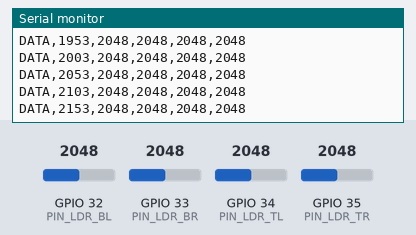
A sketch run on a simulated ESP32. On the bench: the last lines printed to the serial monitor. Inputs (shaded band) come from the test bench; at power-on: GPIO 32 (PIN_LDR_BL) = 2048, GPIO 33 (PIN_LDR_BR) = 2048, GPIO 34 (PIN_LDR_TL) = 2048, GPIO 35 (PIN_LDR_TR) = 2048 (analog values on the 0–4095 scale).

Above: at 2.2 s.
2.3 s: GPIO 32 (PIN_LDR_BL) set to 2866
At 2.32 s:
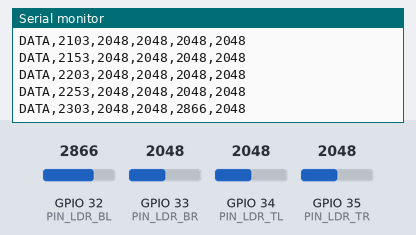
3.8 s: GPIO 33 (PIN_LDR_BR) set to 2866
At 3.82 s:
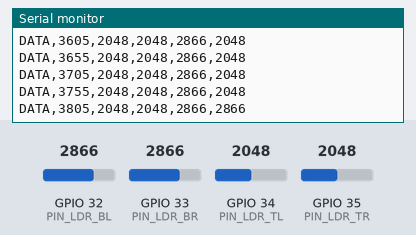
5.3 s: GPIO 34 (PIN_LDR_TL) set to 2866
At 5.32 s:
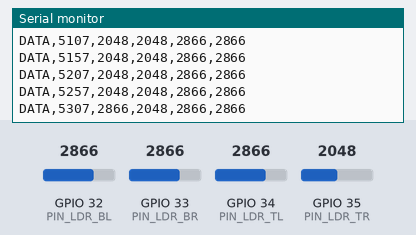
6.8 s: GPIO 35 (PIN_LDR_TR) set to 2866
At 6.82 s:
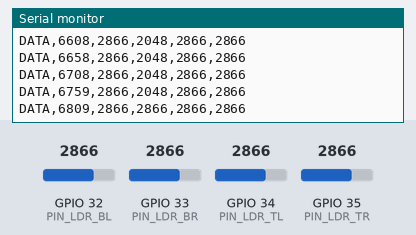
8.3 s: GPIO 32 (PIN_LDR_BL) set to 3972
At 8.37 s:
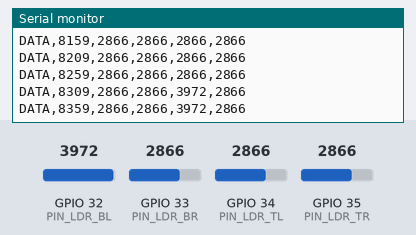
9.8 s: GPIO 33 (PIN_LDR_BR) set to 3972
At 9.83 s:
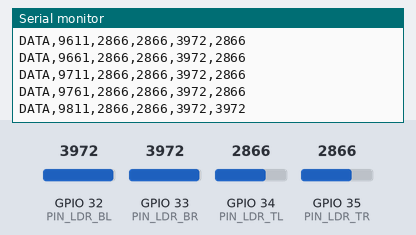
Timing chart, 0 to 12.3 s (numbered marks = the images above; inputs shaded):
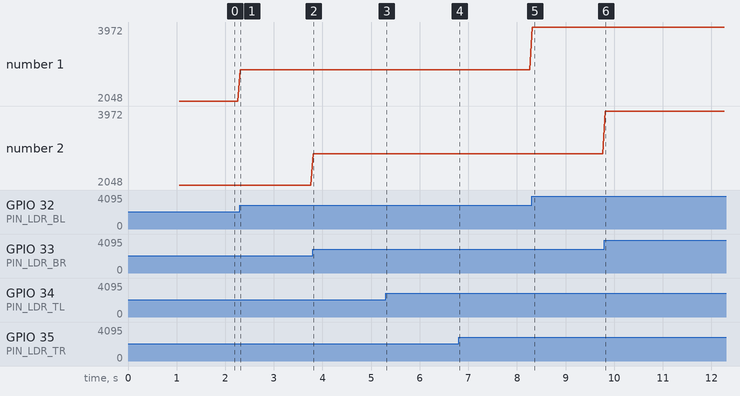

The sketch:

ldr_test_esp32.ino
```cpp
/*
 * LDR CHARACTERIZATION TEST - ESP32
 * 4 LDRs, raw ADC logging over Serial
 *
 * Wiring assumed:
 *   TL -> GPIO34
 *   TR -> GPIO35
 *   BL -> GPIO32
 *   BR -> GPIO33
 *
 * Divider assumed:
 *   3.3V -> LDR -> ADC node -> 10k resistor -> GND
 * With this wiring, brighter light should generally produce a higher ADC value.
 *
 * Serial output format:
 *   DATA,millis,TL,TR,BL,BR
 *
 * No servo control and no automatic calibration in this test.
 */

#include <Arduino.h>

#define PIN_LDR_TL 34
#define PIN_LDR_TR 35
#define PIN_LDR_BL 32
#define PIN_LDR_BR 33

const uint8_t LDR_PINS[4] = {
  PIN_LDR_TL, PIN_LDR_TR, PIN_LDR_BL, PIN_LDR_BR
};

const unsigned long SAMPLE_INTERVAL_MS = 50; // 20 samples/second

unsigned long lastSampleMs = 0;

void setup() {
  Serial.begin(115200);
  delay(1000);

  analogReadResolution(12); // ESP32 ADC nominal range: 0..4095

  // ESP32 Arduino Core 2.x / 3.x compatibility:
  // Use the default ADC attenuation unless your board/core requires otherwise.
  // For classic ESP32, 11 dB is commonly used for a wider input range.
#if defined(ADC_11db)
  analogSetAttenuation(ADC_11db);
#endif

  // Discard a few initial conversions after startup.
  for (int i = 0; i < 5; i++) {
    for (int j = 0; j < 4; j++) {
      analogRead(LDR_PINS[j]);
    }
    delay(10);
  }

  Serial.println("LDR_TEST_READY");
  Serial.println("FORMAT: DATA,millis,TL,TR,BL,BR");
}

void loop() {
  const unsigned long now = millis();

  if (now - lastSampleMs >= SAMPLE_INTERVAL_MS) {
    lastSampleMs = now;

    const int tl = analogRead(PIN_LDR_TL);
    const int tr = analogRead(PIN_LDR_TR);
    const int bl = analogRead(PIN_LDR_BL);
    const int br = analogRead(PIN_LDR_BR);

    Serial.printf(
      "DATA,%lu,%d,%d,%d,%d\n",
      now, tl, tr, bl, br
    );
  }
}
```

Measured:
- after the input at 2.3 s, the serial monitor: prints a new line at once (image 1)
- plotted number 1: 2048 → 2866 after the input at 2.3 s
